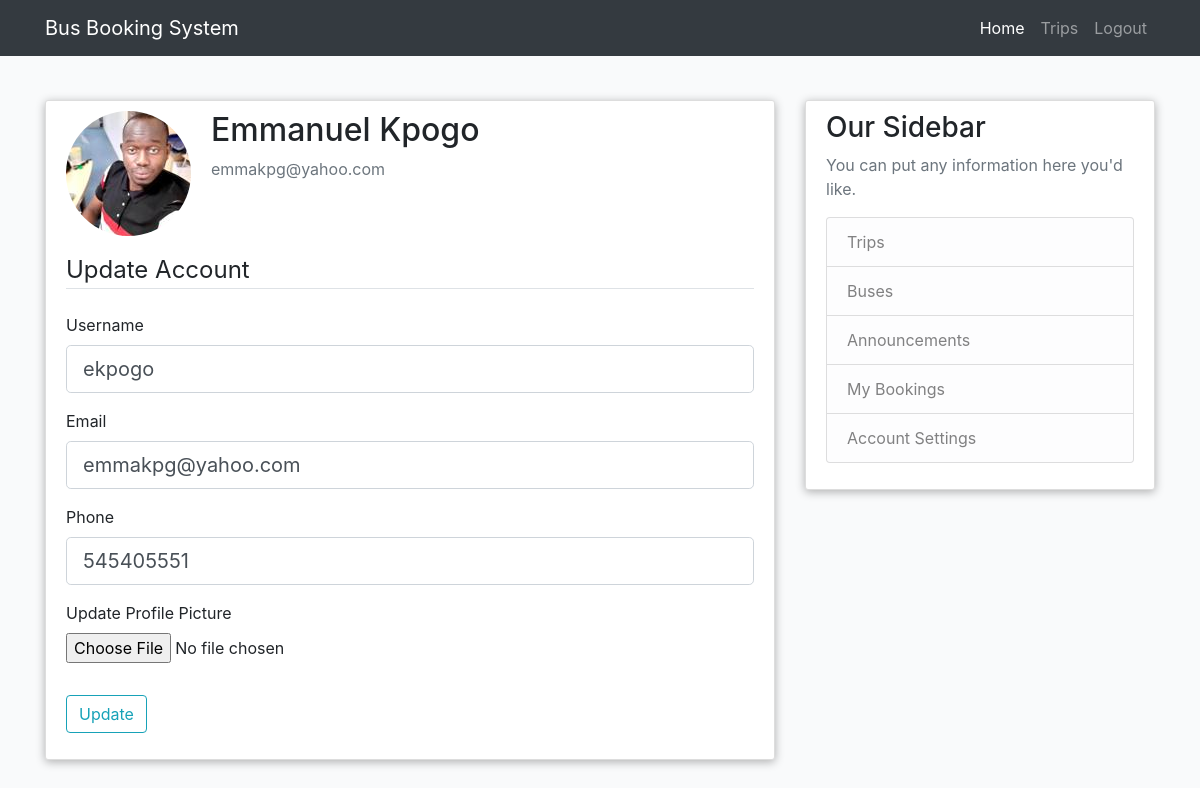
Page /account (signed in) on the committed database.
### bbs/models.py (models this page shows, shortened)
class User(db.Model,UserMixin):
    id = db.Column(db.Integer, primary_key=True)
    name = db.Column(db.String(60), unique=True, nullable=False)
    username = db.Column(db.String(20), unique=True, nullable=False)
    email = db.Column(db.String(120), unique=True, nullable=False)
    phone = db.Column(db.Integer(), unique=True, nullable=False)
    image_file = db.Column(db.String(20), nullable=False,default='default.jpg')
    password = db.Column(db.String(60),nullable=False)
    active = db.Column(db.Boolean)
    bookings = db.relationship('Booking', backref='customer')
    roles = db.relationship('Role',secondary='roles_users', backref=db.backref('users', lazy='dynamic'))

### bbs/users/routes.py (the view)
@users.route('/account',methods=['GET','POST'])
@login_required
def account():
    form = UpdateAccountForm()
    if form.validate_on_submit():
        if form.picture.data:
            picture_file = save_picture(form.picture.data)
            current_user.image_file = picture_file
        current_user.username = form.username.data
        current_user.email = form.email.data
        current_user.phone = form.phone.data
        db.session.commit()
        flash('Account has been updated','success')
        return redirect(url_for('users.account'))
    elif request.method =='GET':
        form.username.data = current_user.username
        form.email.data = current_user.email
        form.phone.data = current_user.phone
    image_file = url_for('static',filename='profile_pics/'+ current_user.image_file)
    return render_template('/users/account.html',title='Account',image_file=image_file, form=form)

### bbs/forms.py (shortened to what this page needs)
class UpdateAccountForm(FlaskForm):
    username = StringField('Username',validators=[Length(min=2,max=20)])
    email = StringField('Email',validators=[Email()])
    phone = IntegerField('Phone')
    picture = FileField('Update Profile Picture', validators=[FileAllowed(['jpg','png'])])
    submit = SubmitField('Update')

### bbs/templates/users/account.html (shortened to what this page needs)
{% extends "layout.html"%}
{% block content%}
<div class="content-section mb-2">
    <div class="media">
      <img class="rounded-circle account-img" src="{{image_file}}">
      <div class="media-body">
        <h2 class="account-heading">{{current_user.name}}</h2>
        <p class="text-secondary">{{current_user.email}}</p>
      </div>
    </div>
        <form method="POST" action="", enctype="multipart/form-data">
            <fieldset class="form-group">
                <legend class="border-bottom mb-4">Update Account</legend>
                <div class='form-group'>
                    {{form.username.label(class="form-control-label")}}
                    {% if form.username.errors %}
                        {{form.username(class="form-control form-control-lg is-invalid")}}
                        <div class="invalid-feedback">
                            {% for error in form.username.errors %}
                                <span>{{error}}</span>
                            {% endfor %}
                        </div>
                    {% else %}
                    {{form.username(class="form-control form-control-lg")}}
                    {% endif %}
                </div>
                <div class='form-group'>
                    {{form.email.label(class="form-control-label")}}
                    {% if form.email.errors %}
                        {{form.email(class="form-control form-control-lg is-invalid")}}
                        <div class="invalid-feedback">
                            {% for error in form.email.errors %}
                                <span>{{error}}</span>
                            {% endfor %}
                        </div>
                    {% else %}
                    {{form.email(class="form-control form-control-lg")}}
                     {% endif %}
                </div>
                <div class='form-group'>
                    {{form.phone.label(class="form-control-label")}}
                    {% if form.phone.errors %}
                        {{form.phone(class="form-control form-control-lg is-invalid")}}
                        <div class="invalid-feedback">
                            {% for error in form.phone.errors %}
                                <span>{{error}}</span>
                            {% endfor %}
                        </div>
                    {% else %}
                    {{form.phone(class="form-control form-control-lg")}}
                    {% endif %}
             </div>
                <div class='form-group'>
                    {{form.picture.label()}}
                    {{form.picture(class="form-control-file")}}
                    </div>
            </fieldset>
            <div class='form-group'>
                {{form.submit(class="btn btn-outline-info")}}
            </div>
        </form>
  </div>
{% endblock content%}

### bbs/static/main.css (style rules this page uses)
* { box-sizing: border-box; }
body { background-color: #f9fafb; }
.content-section { background: #ffffff; padding: 10px 20px; border: 1px solid #dddddd; border-radius: 3px; box-shadow: 0px 2px 10px rgba(0, 0, 0, 0.3); }
.account-img { height: 125px; width: 125px; margin-right: 20px; margin-bottom: 16px; }

### rows in the picture
User: name "Emmanuel Kpogo", email "emmakpg@yahoo.com", username "ekpogo", phone "545405551"
